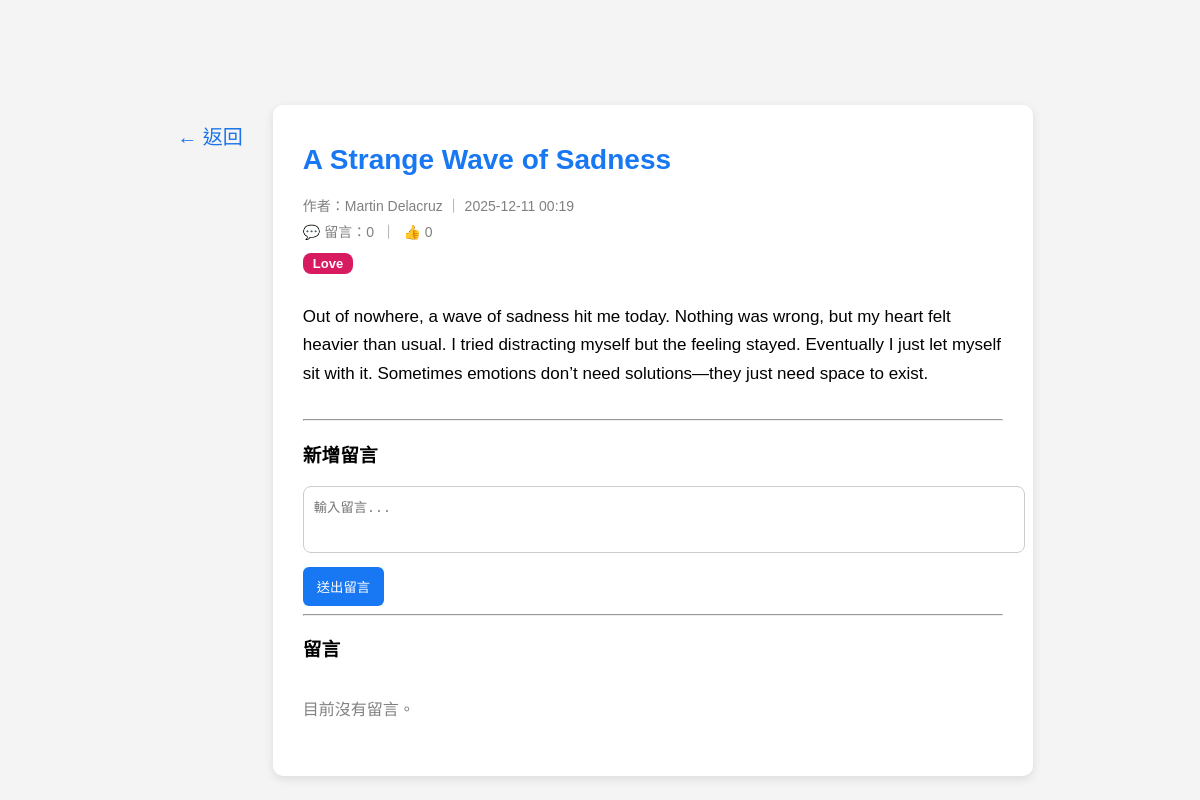
Screenshot of /posts/32 with the database file from the repository.
### models/post.py (models this page shows)
class Post(db.Model):
    id = db.Column(db.Integer, primary_key=True)
    title = db.Column(db.String(120), nullable=False)
    content = db.Column(db.Text, nullable=False)
    tag = db.Column(db.String(50), nullable=True)
    created_at = db.Column(db.DateTime, default=datetime.utcnow)
    user_id = db.Column(db.Integer, db.ForeignKey("user.id"), nullable=False)
    user = db.relationship("User", backref="posts")
    comments = db.relationship("Comment", backref="post", cascade="all, delete")
    likes = db.relationship("Like", backref="post", lazy="dynamic")
    @property
    def like_count(self):
        return Like.query.filter_by(post_id=self.id).count()

### models/user.py (models this page shows, shortened)
class User(db.Model, UserMixin):
    id = db.Column(db.Integer, primary_key=True)
    username = db.Column(db.String(50), unique=True, nullable=False)
    email = db.Column(db.String(120), unique=True, nullable=False)
    password = db.Column(db.String(255), nullable=False)
    reset_code = db.Column(db.String(6), nullable=True)
    reset_code_expire = db.Column(db.DateTime, nullable=True)

### routes/posts.py (the view, shortened to what this page needs)
@posts_bp.route("/posts/<int:post_id>", methods=["GET", "POST"])
def view_post(post_id):
    post = Post.query.get_or_404(post_id)
    return render_template("post_view.html", post=post)

### templates/post_view.html (shortened to what this page needs)
<!DOCTYPE html>
<html lang="zh-Hant">
<head>
    <link rel="stylesheet" href="/static/style.css">
</head>
<body>
<div class="post-wrapper">
    <a href="/home" class="back-side-btn">← 返回</a>
    <div class="post-card">
        <h1 class="post-title">{{ post.title }}</h1>
        <div class="post-meta">
            作者：{{ post.user.username }}
            ｜ {{ post.created_at.strftime("%Y-%m-%d %H:%M") }}
        </div>
        <div class="post-actions">
            💬 留言：{{ post.comments|length }}
            &nbsp;｜&nbsp;
            {% if current_user.is_authenticated %}
                👍 <span id="like-count">{{ post.like_count }}</span>
                <button class="like-btn" onclick="toggleLike({{ post.id }})">
                    按讚
                </button>
            {% else %}
                👍 {{ post.like_count }}
            {% endif %}
        </div>
        {% if post.tag %}
            <span class="tag-badge tag-{{ post.tag }}">{{ post.tag }}</span>
        {% endif %}
        <p class="post-content">
            {{ post.content | safe }}
        </p>
        <hr>
        <h3>新增留言</h3>
        <form method="POST">
            <textarea name="content" rows="3" placeholder="輸入留言..." required></textarea>
            <button type="submit">送出留言</button>
        </form>
        <hr>
        <h3>留言</h3>
        <div class="comment-container">
            {% if post.comments %}
                {% for c in post.comments %}
                    <div class="comment-box">
                        <div class="comment-author">{{ c.author }}</div>
                        <div class="comment-time">
                            {{ c.created_at.strftime("%Y-%m-%d %H:%M") }}
                        </div>
                        <div class="comment-content">{{ c.content }}</div>
                    </div>
                {% endfor %}
            {% else %}
                <p style="color:gray;">目前沒有留言。</p>
            {% endif %}
        </div>
    </div>
</div>
</body>
</html>

### static/style.css (style rules this page uses)
body { margin: 0; font-family: "Microsoft JhengHei", sans-serif; background: #f4f4f4; padding-top: 65px; }
.post-card { width: 100%; background: white; padding: 20px 30px; border-radius: 10px; box-shadow: 0 3px 10px rgba(0,0,0,0.1); margin-bottom: 25px; }
.tag-badge { display: inline-block; padding: 4px 10px; border-radius: 10px; font-size: 13px; font-weight: bold; margin-bottom: 10px; margin-right: 6px; color: white !important; }
.tag-Love { background: #d81b60 !important; }
.comment-container { max-height: 300px; overflow-y: auto; padding-right: 5px; margin-bottom: 20px; }

### templates/post_view.html (style rules this page uses)
.post-wrapper { display: flex; justify-content: center; gap: 20px; margin-top: 40px; }
.back-side-btn { font-size: 20px; color: #1a73e8; text-decoration: none; padding: 6px 10px; border-radius: 6px; height: fit-content; margin-top: 10px; }
.post-card { width: 700px; background: white; padding: 20px 30px; border-radius: 10px; box-shadow: 0 3px 10px rgba(0,0,0,0.1); }
.post-title { font-size: 28px; color: #1877f2; }
.post-meta { color: gray; margin-bottom: 6px; font-size: 14px; }
.post-actions { font-size: 14px; color: gray; margin-bottom: 12px; }
.tag-badge { display: inline-block; background: #e3f2fd; color: #1565c0; padding: 3px 10px; border-radius: 8px; font-size: 13px; margin-bottom: 12px; }
.post-content { font-size: 17px; line-height: 1.7; margin-bottom: 30px; }
textarea { width: 100%; padding: 10px; border-radius: 8px; border: 1px solid #ccc; resize: none; }
button { margin-top: 10px; padding: 10px 14px; background: #1877f2; color: white; border: none; border-radius: 6px; cursor: pointer; }
.comment-container { max-height: 300px; overflow-y: auto; margin-bottom: 20px; }

### rows the page displays
Post: title "A Strange Wave of Sadness", created_at "2025-12-11 00:19", tag "Love", content "Out of nowhere, a wave of sadness hit me today. Nothing was wrong, but my heart felt heavier than usual. I tried distracting myself but the feeling stayed. Eventually I just let myself sit with it. Sometimes emotions don’t need solutions—they just need space to exist."
User: user.username "Martin Delacruz"

### other values shown
{{ post.comments|length }} "0"
{{ post.like_count }} "0"
